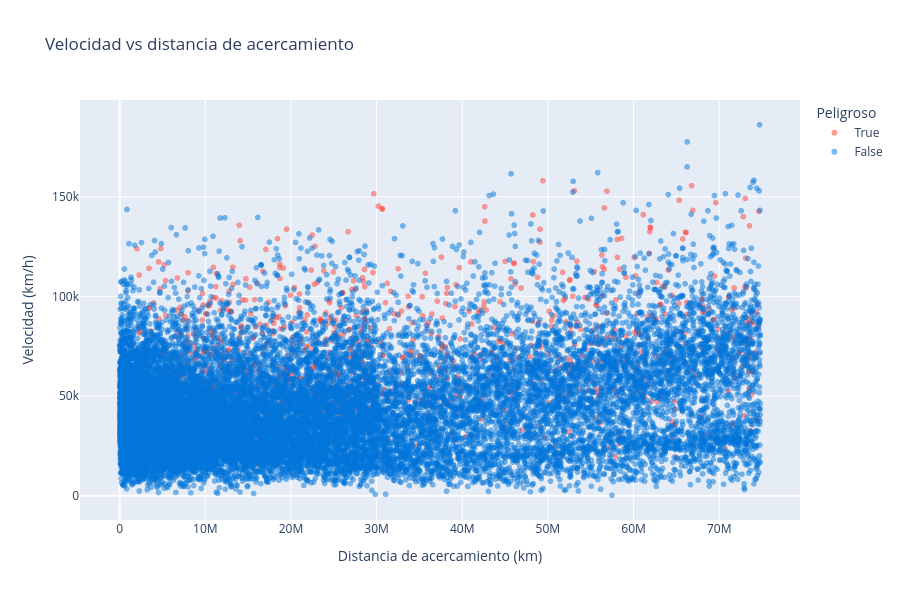

Here is the notebook cell this chart was saved with:
### Markdown cell above
### Velocidad vs distancia de acercamiento

### Code cell
fig = px.scatter(
    df,
    x='miss_distance_km',
    y='velocity_km_per_hour',
    color='is_potentially_hazardous',
    color_discrete_map={True: '#FF4136', False: '#0074D9'},
    labels={
        'miss_distance_km': 'Distancia de acercamiento (km)',
        'velocity_km_per_hour': 'Velocidad (km/h)',
        'is_potentially_hazardous': 'Peligroso'
    },
    title='Velocidad vs distancia de acercamiento',
    opacity=0.5,
    hover_data=['name', 'absolute_magnitude_h']
)

fig.update_layout(height=600)
fig.show()

### Figure 1 — Plotly figure (JSON) as saved in the notebook; plotly's stock layout.template omitted (floating-point values rounded to 4 significant figures; data arrays with more than 128 entries replaced by an {"elided": "..."} marker saying what was removed)
{"data": [{"customdata": {"elided": "1261x2 mixed values"}, "hovertemplate": "Peligroso=True<br>Distancia de acercamiento (km)=%{x}<br>Velocidad (km/h)=%{y}<br>name=%{customdata[0]}<br>absolute_magnitude_h=%{customdata[1]}<extra></extra>", "legendgroup": "True", "marker": {"color": "#FF4136", "opacity": 0.5, "symbol": "circle"}, "mode": "markers", "name": "True", "showlegend": true, "type": "scattergl", "x": {"elided": "1261 float values"}, "xaxis": "x", "y": {"elided": "1261 float values"}, "yaxis": "y"}, {"customdata": {"elided": "21366x2 mixed values"}, "hovertemplate": "Peligroso=False<br>Distancia de acercamiento (km)=%{x}<br>Velocidad (km/h)=%{y}<br>name=%{customdata[0]}<br>absolute_magnitude_h=%{customdata[1]}<extra></extra>", "legendgroup": "False", "marker": {"color": "#0074D9", "opacity": 0.5, "symbol": "circle"}, "mode": "markers", "name": "False", "showlegend": true, "type": "scattergl", "x": {"elided": "21366 float values"}, "xaxis": "x", "y": {"elided": "21366 float values"}, "yaxis": "y"}], "layout": {"height": 600, "legend": {"title": {"text": "Peligroso"}, "tracegroupgap": 0}, "title": {"text": "Velocidad vs distancia de acercamiento"}, "xaxis": {"anchor": "y", "domain": [0, 1], "title": {"text": "Distancia de acercamiento (km)"}}, "yaxis": {"anchor": "x", "domain": [0, 1], "title": {"text": "Velocidad (km/h)"}}}}
